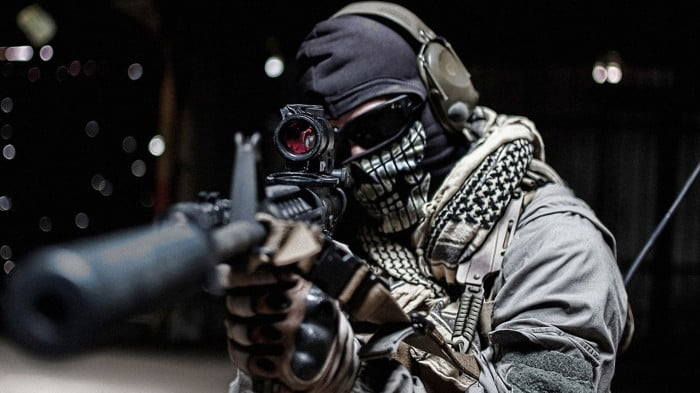
#> input picture IMAGE1.jpg, 700 x 393 px, given in place of the camera
$ python 9_MorphologicalTransformations.py
#> lines starting #> are read from the running program, lines starting #| are printed output that depends on the picture; after the words box and inside, x2 and y2 are one past the last pixel; in counts of white or black regions, pixels touching at a corner belong together
import cv2
import numpy as np

cap = cv2.VideoCapture(0)


# use a red color(or similar shade) object in front of the camera

while True:
    _, frame = cap.read()
#> frame is the input picture: shape (393, 700, 3); mean B, G, R 49.1, 48.3, 48.6
    # hue saturation value
    hsv = cv2.cvtColor(frame, cv2.COLOR_BGR2HSV)
#> hsv: shape (393, 700, 3); mean H, S, V 49, 38.6, 51.7

    lower_red = np.array([150, 150, 30])
    upper_red = np.array([255, 255, 200])

    mask = cv2.inRange(hsv, lower_red, upper_red)
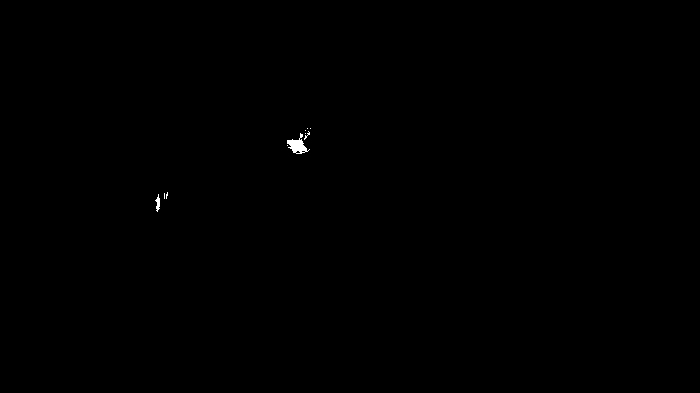
#> mask: shape (393, 700); 0.11% white; 10 white regions (8 under 20 px), largest, box (x1, y1, x2, y2) and area: (287, 133, 310, 154) 213, (155, 194, 160, 212) 49
    res = cv2.bitwise_and(frame, frame, mask=mask)

    kernel = np.ones((5, 5), np.uint8)
    erosion = cv2.erode(mask, kernel, iterations=1)
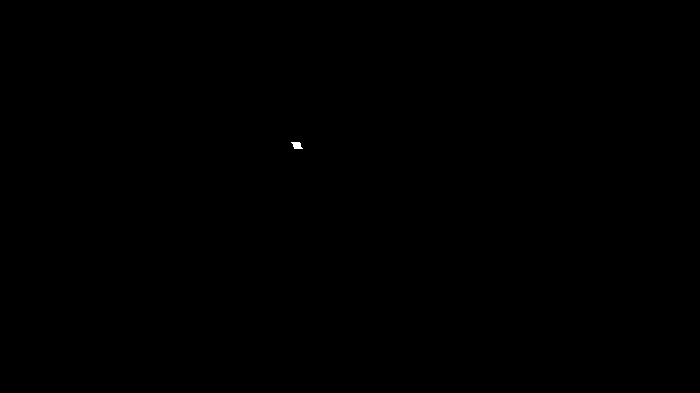
#> erosion: shape (393, 700); 0.02% white; 1 white region, box (x1, y1, x2, y2) and area: (291, 142, 303, 149) 59
    dilation = cv2.dilate(mask, kernel, iterations=1)
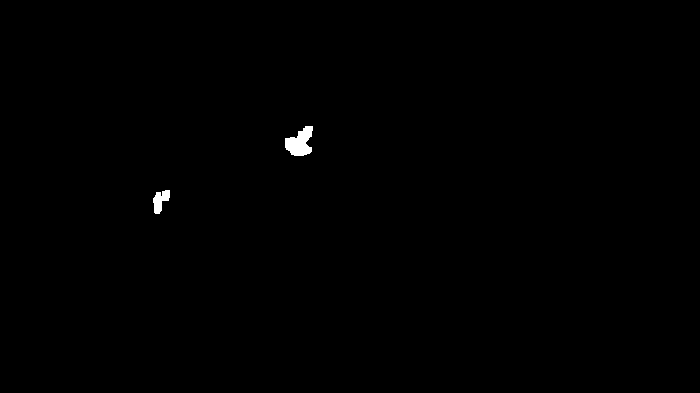
#> dilation: shape (393, 700); 0.29% white; 2 white regions, box (x1, y1, x2, y2) and area: (285, 126, 313, 156) 544, (153, 190, 170, 214) 245

    opening = cv2.morphologyEx(mask, cv2.MORPH_OPEN, kernel)   # remove false positives from the background
#> opening: shape (393, 700); 0.05% white; 1 white region, box (x1, y1, x2, y2) and area: (289, 140, 305, 151) 151
    closing = cv2.morphologyEx(mask, cv2.MORPH_CLOSE, kernel)  # remove false negatives within the object
#> closing: shape (393, 700); 0.14% white; 2 white regions, box (x1, y1, x2, y2) and area: (287, 128, 311, 154) 300, (155, 192, 168, 212) 81

    cv2.imshow('frame', frame)
    cv2.imshow('res', res)
    cv2.imshow('erosion', erosion)
    cv2.imshow('dilation', dilation)
    cv2.imshow('opening', opening)
    cv2.imshow('closing', closing)


    if cv2.waitKey(1) & 0xFF == ord('q'):
#> (key q is pressed here)
        break

cap.release()
cv2.destroyAllWindows()
